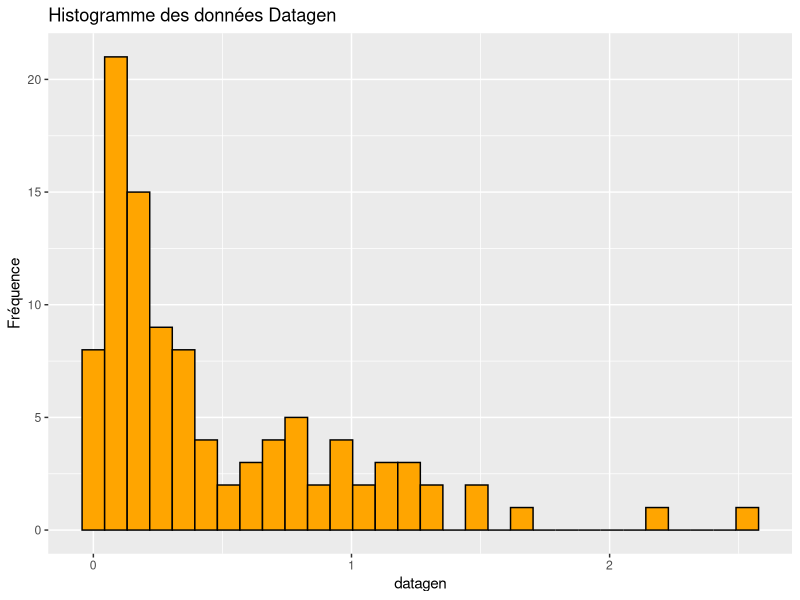
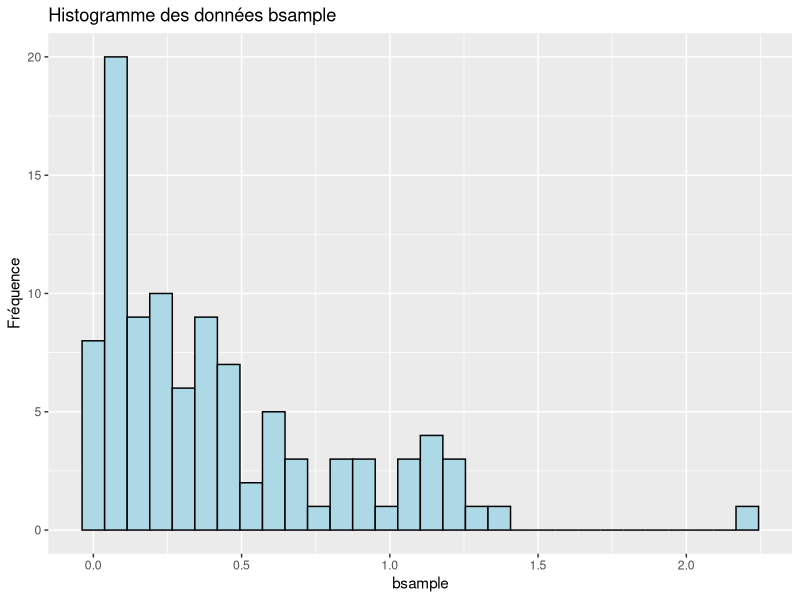
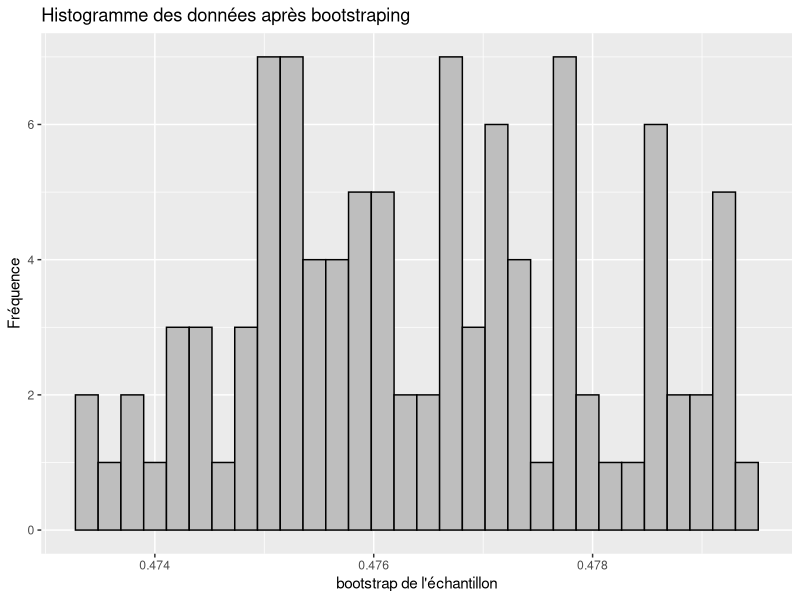
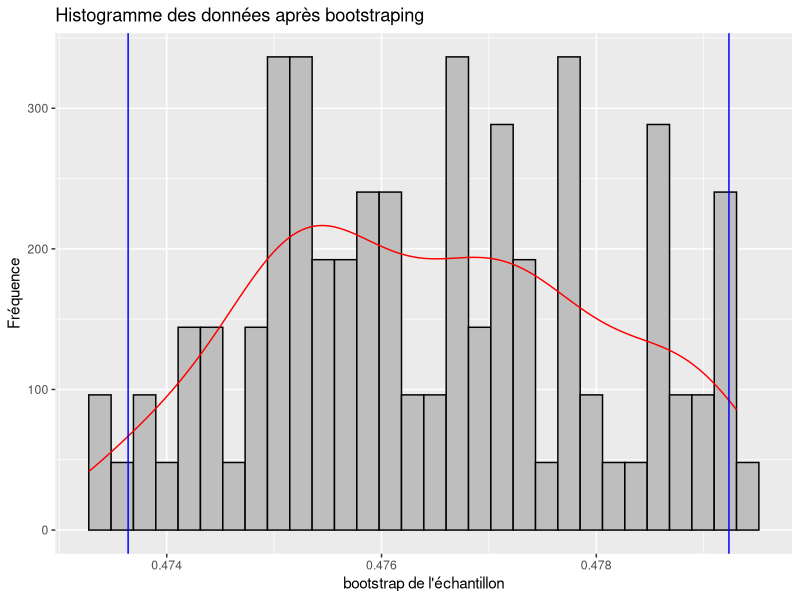
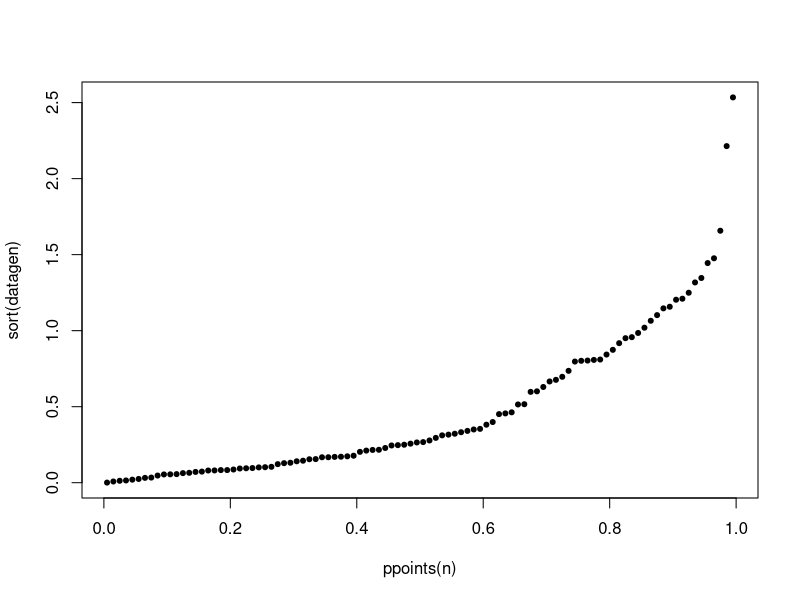
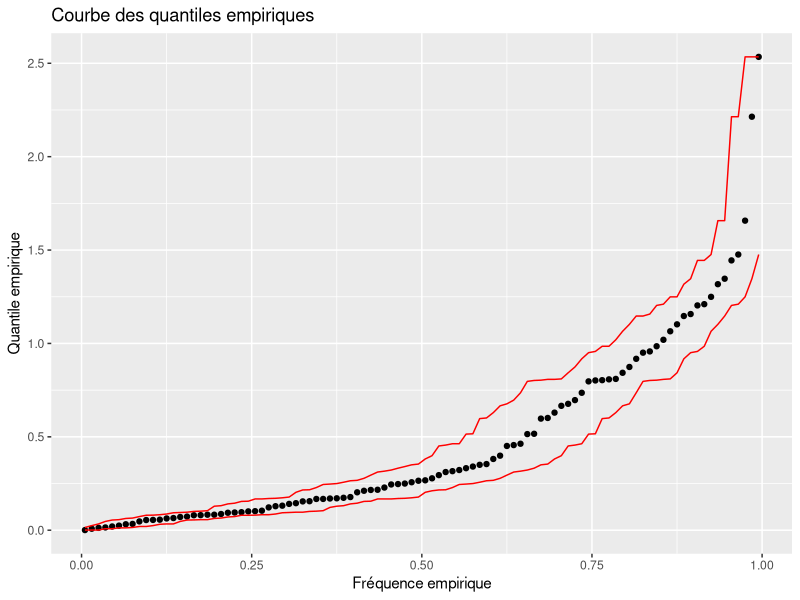

The R script that drew these images, in order:
################################ Libraries##################################
library(ggplot2)
################################ Step 1 ####################################
set.seed(2190903)
n <- 100 ## on change n = 1000 pour l'étape 7
datagen <- rexp(n, rate = 2)

## Plot histogramme des données:

ggplot(data = as.data.frame(datagen), aes(x = datagen)) + 
  geom_histogram(colour = 'black', fill = 'orange') +
  ylab("Fréquence") +
  xlab("datagen") +
  labs(title = "Histogramme des données Datagen")

################################ Step 2 ####################################

bsample <- datagen[sample(n, n, replace = TRUE)]


ggplot(as.data.frame(bsample), aes(x = bsample)) + 
  geom_histogram(colour = 'black', fill = 'lightblue') +
  ylab("Fréquence") +
  xlab("bsample") +
  labs(title = "Histogramme des données bsample")

################################ Step 3 ####################################

## génération de l'échantillon bootstrap
m = 100000
bmatrix_sample <- matrix(NA,nrow = m, ncol =n)
for(i in 1:m){
  bsample <- datagen[sample(n, n, replace = TRUE)]
  bmatrix_sample[i,] <- bsample
}

################################ Step 3.bis #################################

## la moyenne de l'échantillon bootstrap
mean_bms <- rep(NA,n)
for(i in 1:n){
  mean_bms[i] <- mean(bmatrix_sample[,i])
}

## histogram des moyennes calculées:

ggplot(as.data.frame(mean_bms), aes(x = mean_bms)) + 
  geom_histogram(colour = 'black', fill = 'grey')+
  ylab("Fréquence") +
  xlab("bootstrap de l'échantillon") +
  labs(title = "Histogramme des données après bootstraping")
  
################################ Step 4 ####################################

## calcul des quantiles des moyennes des échantillons bootstrap

quantile(mean_bms, probs = c(0.025, 0.975))

ggplot(as.data.frame(mean_bms), aes(x = mean_bms)) + 
  geom_histogram(aes(y = ..density..),colour = 'black', fill = 'grey') +
  geom_density(colour = 'red') +
  geom_vline(xintercept = quantile(mean_bms, probs = 0.025), colour = 'blue') +
  geom_vline(xintercept = quantile(mean_bms, probs = 0.975), colour = 'blue') +
  ylab("Fréquence") +
  xlab("bootstrap de l'échantillon") +
  labs(title = "Histogramme des données après bootstraping")

################################ Step 5 ####################################

## courbe des quantiles empiriques 
##plot(ppoints(1000),sort(datagen), pch = 20)

## bootstraping des quatiles empiriques
bootstrap_qe <- matrix(NA,nrow = m, ncol = n)
for(i in 1:m){
  bootstrap_qe[i,] <- sort(bmatrix_sample[i,])
}
##bootstrap_qe

## interval de confiance pour chaque quantile empirique:
## on crée une matrice de 2 colonnes, une contenant les quantile de niveau 2.5%
## l'autre contenant les quantiles de niveau 97.5%

interval_confiance_qe <- matrix(NA,nrow = n, ncol = 2)

for(i in 1:n){
  interval_confiance_qe[i,1] <- quantile(bootstrap_qe[,i], probs = 0.025)
  interval_confiance_qe[i,2] <- quantile(bootstrap_qe[,i], probs = 0.975)
}
colnames(interval_confiance_qe) <- c("quantile_2.5%", "quatile_97.5%")


################################ Step 6 ####################################

plot(ppoints(n),sort(datagen), pch = 20)

ggplot(data = as.data.frame(datagen), aes(x = ppoints(n), y = sort(datagen)))+
  geom_point()+
  geom_line(y = interval_confiance_qe[,1], color = "red")+
  geom_line(y = interval_confiance_qe[,2], color ='red')+
  ylab("Quantile empirique") +
  xlab("Fréquence empirique") +
  labs(title = "Courbe des quantiles empiriques")
  

############################### Step 7 #####################################

## on répète le tout mais pour n = 1000 pour distinguer la différence sur
## l'intrevalle de confiance



